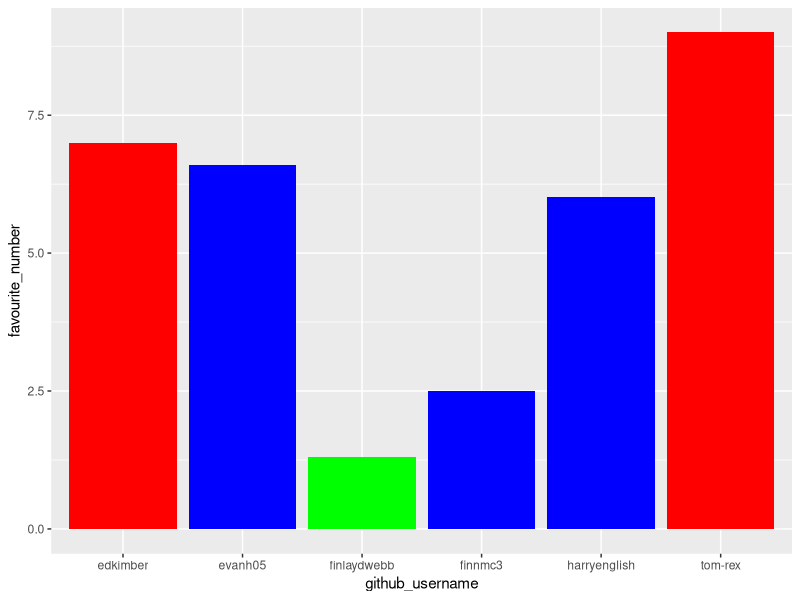
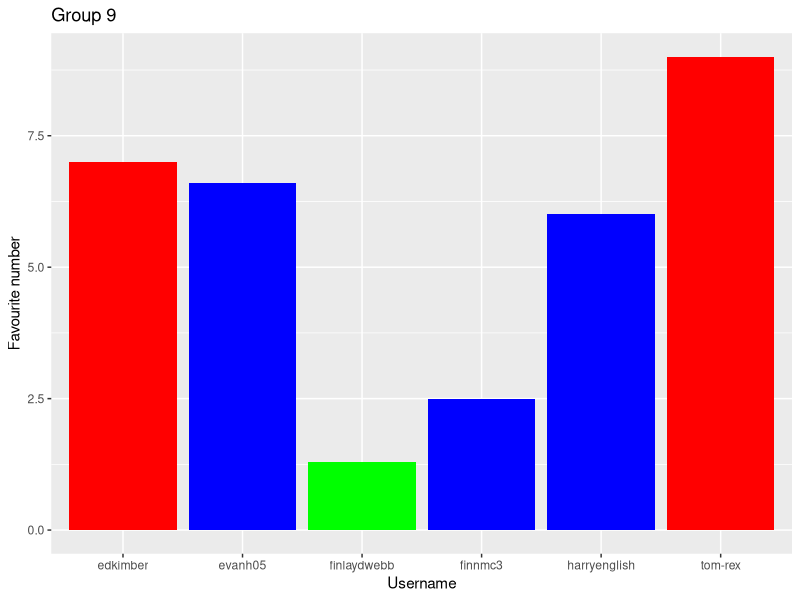
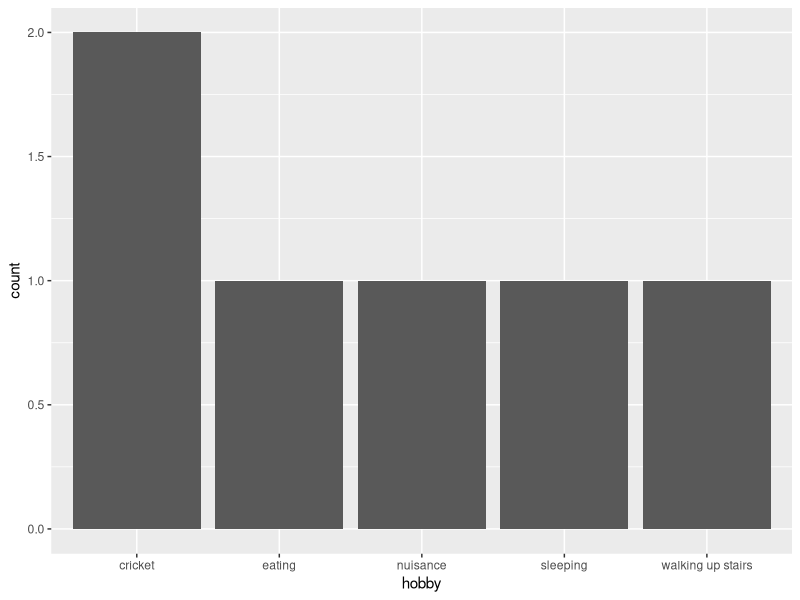

Write the R code that produced these figures, in order.
## ---- chunk 1
library(tidyverse) 
## ---- chunk 2
team_data <- tibble(
  name = c("Finlay Webb", "Harry English", "Ed Kimber", 
           "Tom Cummings", "Finn McLachlan", "Evan Howe"),
  github_username = c("finlaydwebb", "harryenglish", "edkimber", 
                      "tom-rex", "finnmc3", "evanh05"), 
  colour = c("green", "blue", "red", 
             "red", "blue", "blue"),
  hobby = c("eating", "sleeping", "cricket", 
            "nuisance", "walking up stairs", "cricket"),
  favourite_number = c(1.3, 6.02, 7, 9, 2.5, 6.6)
  )

team_data
## ---- chunk 3
p1 <- ggplot(data = team_data, 
             mapping = aes(x = github_username, 
                           y = favourite_number,
                           fill = colour), 
             ) +
   geom_col() +
   scale_fill_identity()
p1
## ---- chunk 4
p1 + labs(x = "Username", 
          y = "Favourite number",
          title = "Group 9")
## ---- chunk 5
p2 <- ggplot(team_data, aes(x = hobby)) +
  geom_bar()
p2
